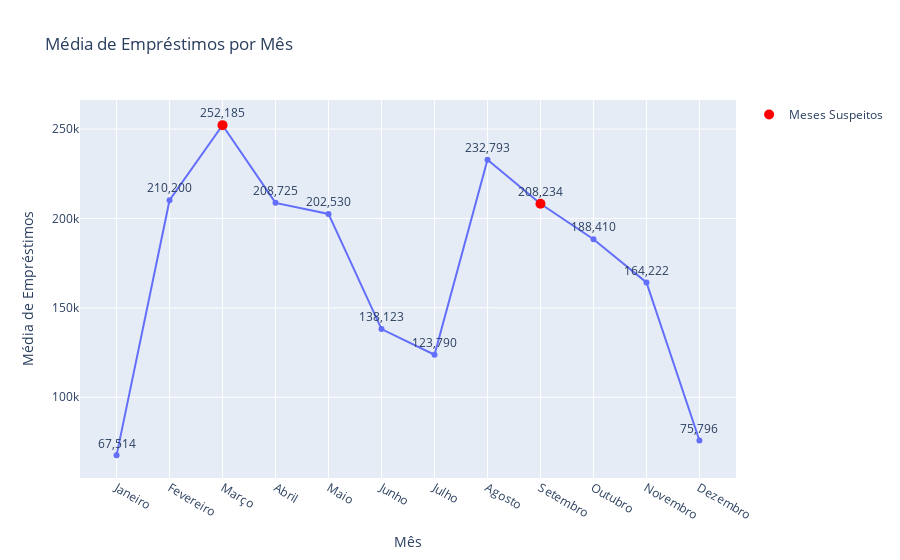

Here is the notebook cell this chart was saved with:
### Code cell
fig2 = px.line(dados_menor_demanda_agrupado_resumido, 
               x="mes_nome", 
               y="id_emprestimo",
               title="Média de Empréstimos por Mês",
               labels={"id_emprestimo": "Média de Empréstimos", "mes_nome": "Mês"}, 
               markers=True,
               text="id_emprestimo")
fig2.add_scatter(x=["Março", "Setembro"], 
                 y=[dados_menor_demanda_agrupado_resumido.loc[2, "id_emprestimo"], dados_menor_demanda_agrupado_resumido.loc[8, "id_emprestimo"]], 
                 mode="markers",
                 marker=dict(color="red", size=10),
                 textposition="top center",
                 name="Meses Suspeitos")
fig2.update_traces(texttemplate="%{y:,.0f}",
                   textposition="top center")
fig2.update_xaxes(type='category')
fig2.show()

### Figure 1 — Plotly figure (JSON) as saved in the notebook; plotly's stock layout.template omitted (floating-point values rounded to 4 significant figures)
{"data": [{"hovertemplate": "Mês=%{x}<br>Média de Empréstimos=%{text}<extra></extra>", "legendgroup": "", "line": {"color": "#636efa", "dash": "solid"}, "marker": {"symbol": "circle"}, "mode": "lines+markers+text", "name": "", "orientation": "v", "showlegend": false, "text": [67514, 210200, 252185, 208725, 202530, 138123, 123790, 232793, 208234, 188410, 164222, 75796], "textposition": "top center", "texttemplate": "%{y:,.0f}", "type": "scatter", "x": ["Janeiro", "Fevereiro", "Março", "Abril", "Maio", "Junho", "Julho", "Agosto", "Setembro", "Outubro", "Novembro", "Dezembro"], "xaxis": "x", "y": [67514, 210200, 252185, 208725, 202530, 138123, 123790, 232793, 208234, 188410, 164222, 75796], "yaxis": "y"}, {"marker": {"color": "red", "size": 10}, "mode": "markers", "name": "Meses Suspeitos", "textposition": "top center", "texttemplate": "%{y:,.0f}", "type": "scatter", "x": ["Março", "Setembro"], "y": [252185, 208234]}], "layout": {"legend": {"tracegroupgap": 0}, "title": {"text": "Média de Empréstimos por Mês"}, "xaxis": {"anchor": "y", "domain": [0, 1], "title": {"text": "Mês"}, "type": "category"}, "yaxis": {"anchor": "x", "domain": [0, 1], "title": {"text": "Média de Empréstimos"}}}}
